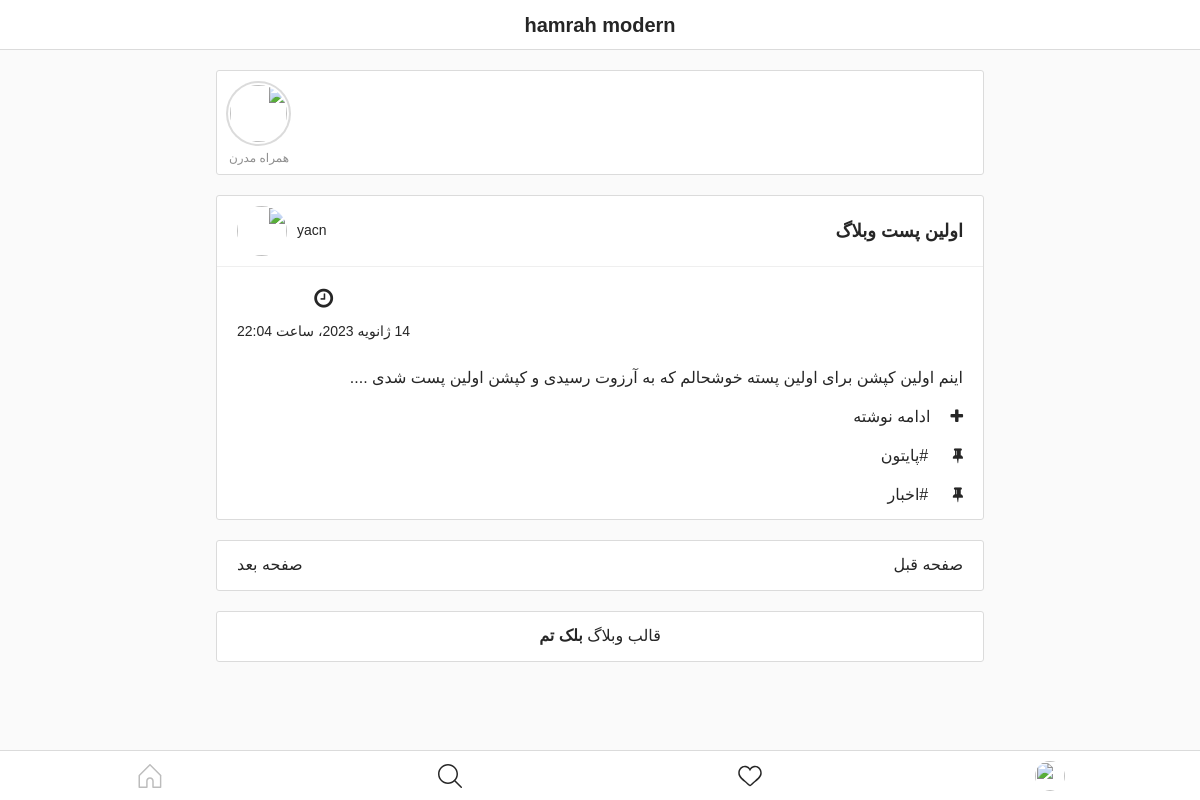
Before: / with the older database file.
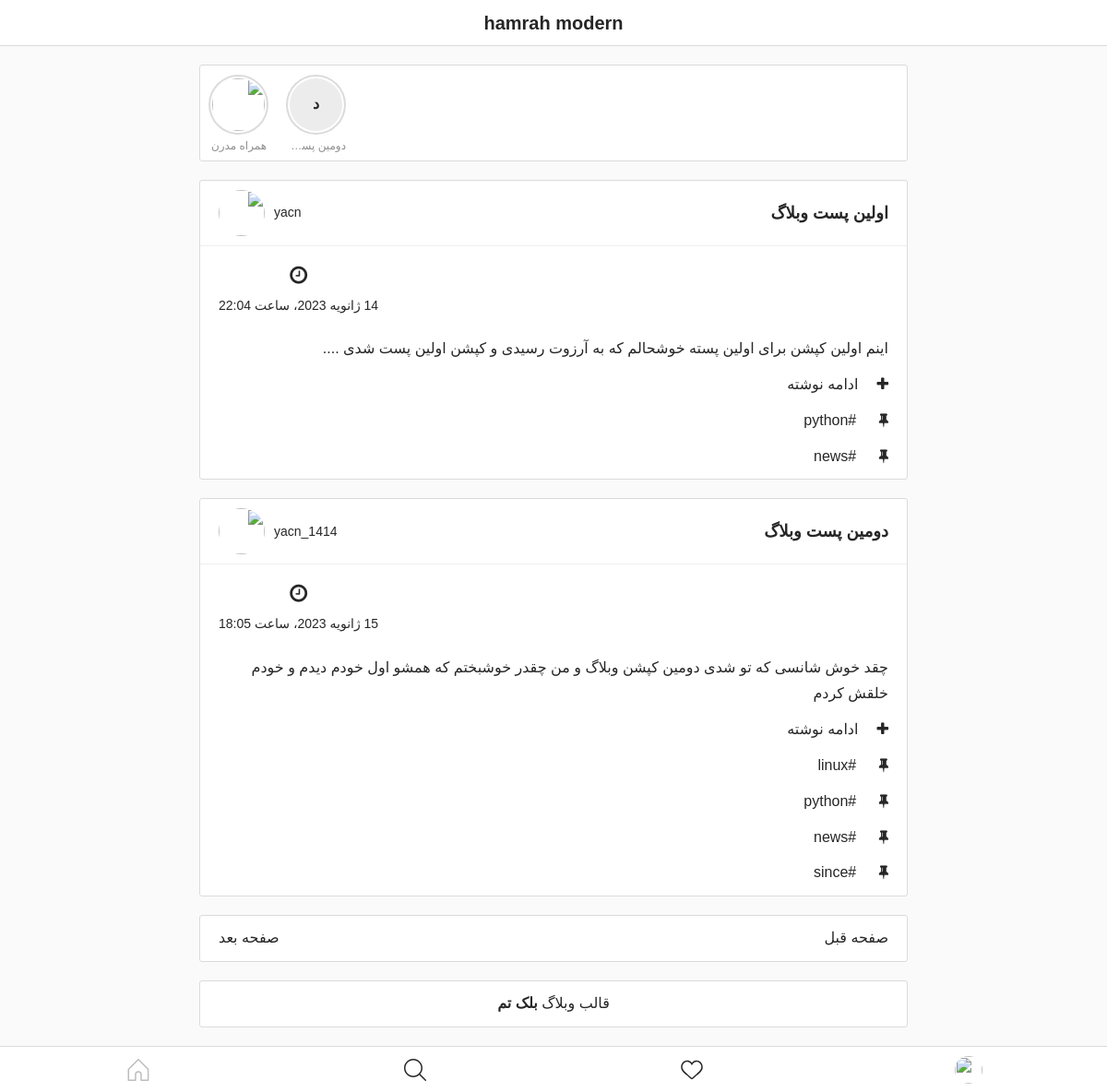
After: the same page with the newer database file.
### home/models.py (models this page shows, shortened)
class SiteInformation(models.Model):
    siteNamePersian = models.CharField(max_length=40,verbose_name="اسم سایت فارسی")
    logo = models.ImageField(upload_to='images/logo',verbose_name="لوگو سایت")
    siteNameEnglish = models.CharField(max_length=40,verbose_name="اسم سایت انگلیسی")
    class Meta:
        verbose_name = 'اطلاعات سایت'
        verbose_name_plural = 'اطلاعات سایت'

class Posts(models.Model):
    title = models.CharField(max_length=255)
    caption = models.TextField()
    image = models.ImageField(upload_to="post/")
    updated = models.DateTimeField(auto_now=True)
    published = models.DateTimeField(default=timezone.now)
    author = models.ForeignKey(User, on_delete=models.CASCADE)
    Categories = models.ManyToManyField(Categories)
    status = models.BooleanField(default=False)
    hot = models.BooleanField(default=False)
    class Meta:
        verbose_name = "پست"
        verbose_name_plural = "پست ها"

class Categories(models.Model):
    title = models.CharField(max_length=20,verbose_name="اسم دسته بندی")
    class Meta:
        verbose_name = "دسته بندی"
        verbose_name_plural = "دسته بندی ها"
    def __str__(self):
        return self.title

### home/views.py (the view)
# urls.py: path('',homePage,name="homePage")
def homePage(request):
    obj = Posts.objects.filter(status=True)
    return render(request, 'home.html',{"obj":obj})

### home/templatetags/information.py (called while the page is built)
@register.simple_tag
def information(inp):
    if inp == "name":
        return SiteInformation.objects.all()[0].siteNamePersian
    if inp == "nameE":
        return SiteInformation.objects.all()[0].siteNameEnglish
    if inp == "logo":
        return SiteInformation.objects.all()[0].logo

### home/templates/home.html (shortened to what this page needs)
{% load information %}
<!DOCTYPE html>
<html lang="en">
<head>
    <link rel="stylesheet" href="https://cdnjs.cloudflare.com/ajax/libs/font-awesome/4.7.0/css/font-awesome.min.css">
    <link type="text/css" rel="stylesheet"
        href="https://cdn.rawgit.com/rastikerdar/sahel-font/v3.4.0/dist/font-face.css">
</head>
<body>
    <div class="blackthemeWrap">
        <div class="blackthemeTop blackthemeCont">
            <div class="blackthemeTopWrap home">
                <div class="blackthemeTopSection">
                    <div class="blackthemeTopIcon">
                        <h1><a href="{% url 'home:homePage' %}">{% information "nameE" %}</a></h1>
                    </div>
                </div>
            </div>
        </div>
        <div class="blackthemeMiddle blackthemeCont">
            <div class="blackthemeMiddleSection home">
                <BlogLinksBlock>
                    <div class="homeLinkBoxWrap">
                        <div class="homeLinkBox">
                            <a href="javascript:void(0);" class="linkBox userProfile">
                                <div class="linkImg">
                                </div>
                                <div class="linkText">{% information "name" %}</div>
                            </a>
                            {% for ob in obj %}
                            {% if ob.hot == True %}
                            <BlogLinks>
                                <a href="{{ob.title}}" target="_blank" class="linkBox">
                                    <div class="linkImg"></div>
                                    <div class="linkText">{{ob.title}}</div>
                                </a>
                            </BlogLinks>
                            {% endif %}
                            {% endfor %}
                        </div>
                    </div>
                </BlogLinksBlock>
                {% for ob in obj %}
                <BLOGFA>
                    <div class="blackthemePostBox">
                        <div class="blackthemeHeadPost blackthemeCont">
                            <div class="imgPartHeadPost">
                                <span>
                                    {{ob.author}}
                                </span>
                            </div>
                            <h2><a href="<-PostLink->">
                                    {{ob.title}}
                                </a></h2>
                        </div>
                        <div class="sharedContent blackthemeCont">
                            <div class="postSharedInfo">
                                <div class="sharedIconBox">
                                    <i class="fa fa-clock-o"></i>
                                    <span>
                                        {{ob.published}}
                                    </span>
                                </div>
                            </div>
                        </div>
                        <div class="mainContent blackthemeCont">
                            {{ob.caption}}
                                <BlogExtendedPost>
                                    <div class="sharedTag">
                                        <i class="fa fa-plus"></i><a href="<-PostLink->">ادامه نوشته</a>
                                    </div>
                                </BlogExtendedPost>
                                <BlogPostTagsBlock>
                                    {% for category in ob.Categories.all %}
                                    <div class="sharedTag">
                                        <i class="fa fa-thumb-tack"></i>
                                        <BlogPostTags separator=", "><a href="/c/#{{category}}">
                                                #{{category}}
                                            </a></BlogPostTags>
                                        </div>
                                        {% endfor %}
                                </BlogPostTagsBlock>
                        </div>
                    </div>
                </BLOGFA>
                {% endfor %}
                <BlogNextAndPreviousBlock>
                    <div class="blackthemePagenation blackthemeCont">
                        <BlogPreviousPageBlock>
                            <a href="<-BlogPreviousPageLink->" class="previouslink">صفحه قبل</a>
                        </BlogPreviousPageBlock>
                        <BlogNextPageBlock>
                            <a href="<-BlogNextPageLink->" class="nextlink">صفحه بعد</a>
                        </BlogNextPageBlock>
                    </div>
                </BlogNextAndPreviousBlock>
                <article>
                    <div class="blackthemeCopyRight blackthemeCont">
                        <h2><a class="copyRight" href="http://blacktheme.ir/" target="_blank"  rel="nofollow" ><p>قالب وبلاگ</p> بلک تم</a></h2>
                    </div>
                </article>
            </div>
            <div class="blackthemeMiddleSection profile">
                <div class="blackthemeProfileWrap blackthemeCont">
                    <div class="blackthemeProfilePhoto">
                        <BlogPhoto><img src="<-BlogPhotoLink->"></BlogPhoto>
                    </div>
                </div>
            </div>
        </div>
        <div class="blackthemeBottom">
            <div class="blackthemeBottomIcon bottomButtonSet" id="home">
            </div>
            <div class="blackthemeBottomIcon" id="search">
            </div>
            <div class="blackthemeBottomIcon" id="activity">
            </div>
            <div class="blackthemeBottomIcon" id="profile">
            </div>
        </div>
    </div>
</body>
</html>

Changed rows visible on the page:
added Posts: author "yacn_1414", title "دومین پست وبلاگ", published "15 ژانویه 2023، ساعت 18:05", caption "چقد خوش شانسی که تو شدی دومین کپشن وبلاگ و من چقدر خوشبختم که همشو اول خودم دیدم و خودم خلقش کردم", Categories (title "python"), Categories (title "news")
changed Categories: title "پایتون" → "python"
changed Categories: title "اخبار" → "news"
now on this page (row edited): Categories: title "linux", shown under "yacn_1414"
now on this page (row edited): Categories: title "since", shown under "yacn_1414"
